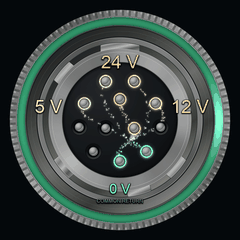
#> input picture output/luminous-rails-240.gif, 240 x 240 px, given in place of hr10a-10p-12p.png, which was not available
$ python animate_luminous_rails.py
#> lines starting #> are read from the running program, lines starting #| are printed output that depends on the picture; pictures that were not available may be replaced by others from this repository, and a replacement may not be noted
"""Beauty-first three-rail concept; source geometry is unchanged. Simulated data."""
from pathlib import Path
import math, json, random
import numpy as np
from PIL import Image, ImageDraw, ImageFont, ImageFilter, ImageChops, ImageEnhance

ROOT=Path(__file__).resolve().parents[1]; OUT=ROOT/'output'
W=720; s=W/1024; FPS=20; N=120
source=Image.open(OUT/'hr10a-10p-12p.png').convert('RGBA').resize((W,W),Image.Resampling.LANCZOS)
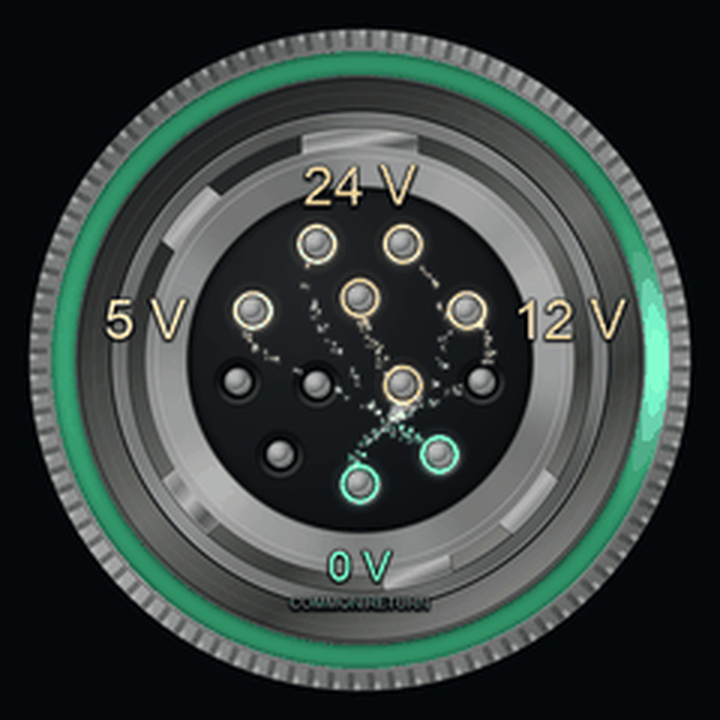
#> source: PIL image 720x720 RGBA; mean R, G, B, A 55.2, 65.9, 62.7, 255
back=Image.new('RGBA',(W,W),'#080e13');back.alpha_composite(source)
#> after `back = Image.new('RGBA', (W, W), '#080e13')`:
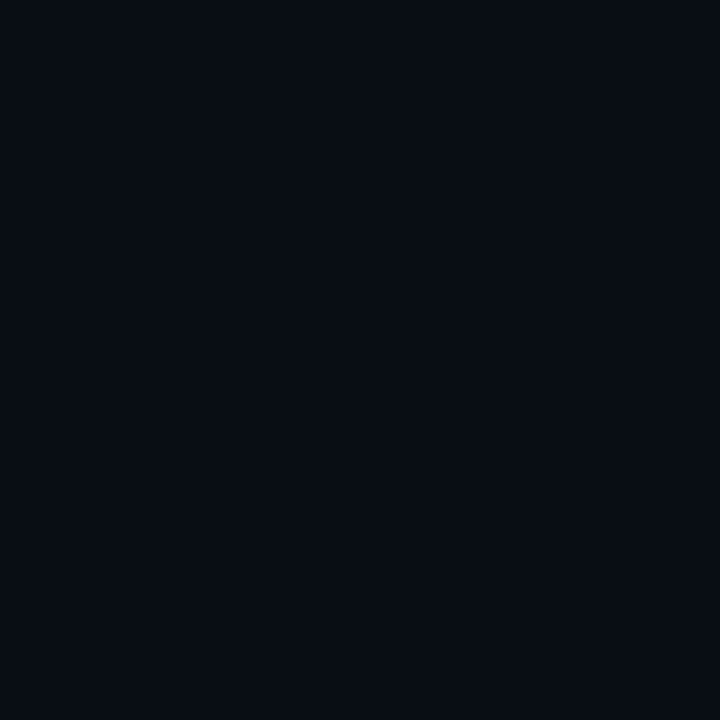
#> back: PIL image 720x720 RGBA; mean R, G, B, A 8, 14, 19, 255
back=ImageEnhance.Brightness(back.convert('RGB')).enhance(.78)
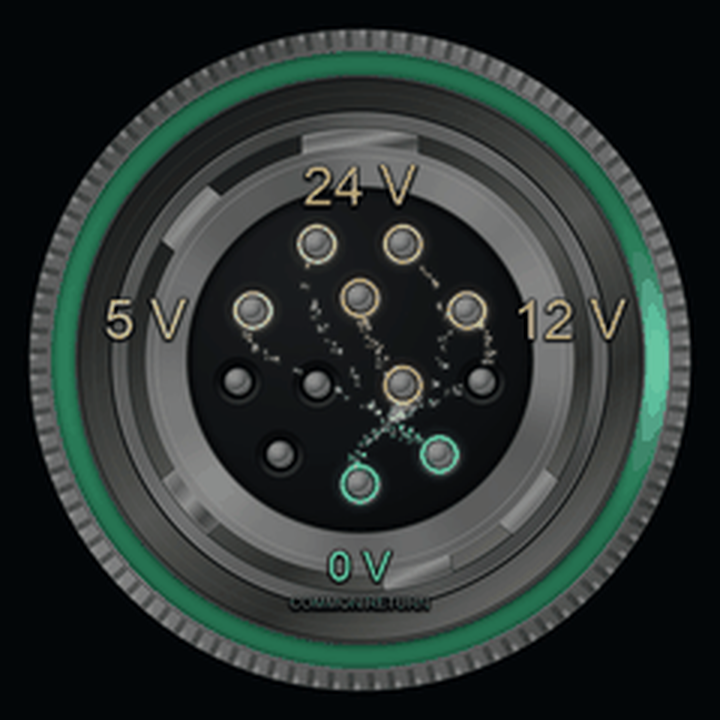
#> back: PIL image 720x720 RGB; mean R, G, B 42.7, 51, 48.4
#> (the run stopped early here; a loop or call above may not have finished)
